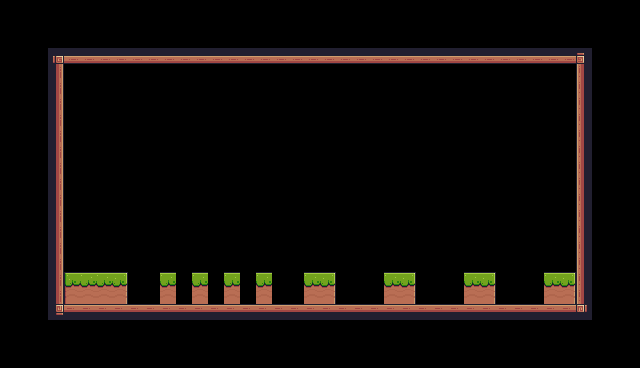

A level layout from a 2D game, rendered from its tile map. Below: a short description, then the map file with its tile-grid data intact:
An orthogonal 40x23 tile map with 16x16 px tiles, 1 tile layer (Background) and 1 object (Player).

<map version="1.10" tiledversion="1.11.2" orientation="orthogonal" renderorder="right-down" width="40" height="23" tilewidth="16" tileheight="16" infinite="0" nextlayerid="3" nextobjectid="2">
 <tileset firstgid="1" source="Pixel Adventure.tsx" />
 <layer id="1" name="Background" width="40" height="23">
  <data encoding="csv">
0,0,0,0,0,0,0,0,0,0,0,0,0,0,0,0,0,0,0,0,0,0,0,0,0,0,0,0,0,0,0,0,0,0,0,0,0,0,0,0,
0,0,0,0,0,0,0,0,0,0,0,0,0,0,0,0,0,0,0,0,0,0,0,0,0,0,0,0,0,0,0,0,0,0,0,0,0,0,0,0,
0,0,0,0,0,0,0,0,0,0,0,0,0,0,0,0,0,0,0,0,0,0,0,0,0,0,0,0,0,0,0,0,0,0,0,0,0,0,0,0,
0,0,0,92,134,134,134,134,134,134,134,134,134,134,134,134,134,134,134,134,134,134,134,134,134,134,134,134,134,134,134,134,134,134,134,134,93,0,0,0,
0,0,0,113,0,0,0,0,0,0,0,0,0,0,0,0,0,0,0,0,0,0,0,0,0,0,0,0,0,0,0,0,0,0,0,0,111,0,0,0,
0,0,0,113,0,0,0,0,0,0,0,0,0,0,0,0,0,0,0,0,0,0,0,0,0,0,0,0,0,0,0,0,0,0,0,0,111,0,0,0,
0,0,0,113,0,0,0,0,0,0,0,0,0,0,0,0,0,0,0,0,0,0,0,0,0,0,0,0,0,0,0,0,0,0,0,0,111,0,0,0,
0,0,0,113,0,0,0,0,0,0,0,0,0,0,0,0,0,0,0,0,0,0,0,0,0,0,0,0,0,0,0,0,0,0,0,0,111,0,0,0,
0,0,0,113,0,0,0,0,0,0,0,0,0,0,0,0,0,0,0,0,0,0,0,0,0,0,0,0,0,0,0,0,0,0,0,0,111,0,0,0,
0,0,0,113,0,0,0,0,0,0,0,0,0,0,0,0,0,0,0,0,0,0,0,0,0,0,0,0,0,0,0,0,0,0,0,0,111,0,0,0,
0,0,0,113,0,0,0,0,0,0,0,0,0,0,0,0,0,0,0,0,0,0,0,0,0,0,0,0,0,0,0,0,0,0,0,0,111,0,0,0,
0,0,0,113,0,0,0,0,0,0,0,0,0,0,0,0,0,0,0,0,0,0,0,0,0,0,0,0,0,0,0,0,0,0,0,0,111,0,0,0,
0,0,0,113,0,0,0,0,0,0,0,0,0,0,0,0,0,0,0,0,0,0,0,0,0,0,0,0,0,0,0,0,0,0,0,0,111,0,0,0,
0,0,0,113,0,0,0,0,0,0,0,0,0,0,0,0,0,0,0,0,0,0,0,71,0,0,0,0,0,0,0,0,0,0,0,0,111,0,0,0,
0,0,0,113,0,0,0,0,0,0,0,0,0,0,0,0,0,0,0,0,0,0,0,0,0,0,0,0,0,0,0,0,0,0,0,0,111,0,0,0,
0,0,0,113,0,0,71,0,0,0,0,0,0,0,0,0,0,0,0,0,0,0,0,0,0,0,0,0,0,0,0,0,0,0,0,0,111,0,0,0,
0,0,0,113,0,0,77,77,0,0,0,0,0,0,0,0,0,0,0,0,0,0,0,0,0,0,0,77,77,77,0,0,0,0,0,0,111,0,0,0,
0,0,0,113,7,8,8,9,0,0,8,0,8,0,8,0,8,0,0,8,9,0,0,0,8,9,0,0,0,8,9,0,0,0,8,9,111,0,0,0,
0,0,0,113,29,30,30,31,0,0,30,0,30,0,30,0,30,0,0,30,31,0,0,0,30,31,0,0,0,30,31,0,0,0,30,31,111,0,0,0,
0,0,0,114,90,90,90,90,90,90,90,90,90,90,90,90,90,90,90,90,90,90,90,90,90,90,90,90,90,90,90,90,90,90,90,90,115,0,0,0,
0,0,0,0,0,0,0,0,0,0,0,0,0,0,0,0,0,0,0,0,0,0,0,0,0,0,0,0,0,0,0,0,0,0,0,0,0,0,0,0,
0,0,0,0,0,0,0,0,0,0,0,0,0,0,0,0,0,0,0,0,0,0,0,0,0,0,0,0,0,0,0,0,0,0,0,0,0,0,0,0,
0,0,0,0,0,0,0,0,0,0,0,0,0,0,0,0,0,0,0,0,0,0,0,0,0,0,0,0,0,0,0,0,0,0,0,0,0,0,0,0
</data>
 </layer>
 <objectgroup id="2" name="SpawnPoints">
  <object id="1" name="Player" type="Player" x="79.9143" y="240.049" width="32" height="32" />
 </objectgroup>
</map>
